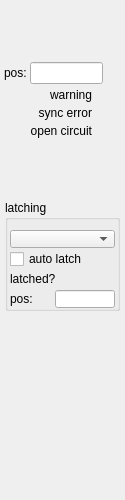
<?xml version="1.0" encoding="UTF-8"?>
<ui version="4.0">
 <class>Form</class>
 <widget class="QWidget" name="Form">
  <property name="geometry">
   <rect>
    <x>0</x>
    <y>0</y>
    <width>125</width>
    <height>500</height>
   </rect>
  </property>
  <property name="windowTitle">
   <string>Form</string>
  </property>
  <widget class="caInclude" name="cainclude">
   <property name="geometry">
    <rect>
     <x>0</x>
     <y>0</y>
     <width>128</width>
     <height>500</height>
    </rect>
   </property>
   <property name="macro">
    <string>IOC=$(IOC),MasterID=$(MasterID),SlaveID=$(SlaveID)</string>
   </property>
   <property name="filename" stdset="0">
    <string notr="true">ecmcE_slave_frame.ui</string>
   </property>
  </widget>
  <widget class="caFrame" name="caframe_2">
   <property name="geometry">
    <rect>
     <x>2</x>
     <y>60</y>
     <width>120</width>
     <height>80</height>
    </rect>
   </property>
   <property name="macro">
    <string notr="true">CH=1,IOC=$(IOC),MasterID=$(MasterID),SlaveID=$(SlaveID),HWType=$(HWType)</string>
   </property>
   <layout class="QGridLayout" name="gridLayout_7">
    <property name="leftMargin">
     <number>2</number>
    </property>
    <property name="topMargin">
     <number>2</number>
    </property>
    <property name="rightMargin">
     <number>2</number>
    </property>
    <property name="bottomMargin">
     <number>2</number>
    </property>
    <property name="spacing">
     <number>2</number>
    </property>
    <item row="0" column="0">
     <layout class="QHBoxLayout" name="horizontalLayout" stretch="1,3,0">
      <item>
       <widget class="caLabel" name="calabel_7">
        <property name="text">
         <string>pos:</string>
        </property>
       </widget>
      </item>
      <item>
       <widget class="caLineEdit" name="calineedit">
        <property name="channel" stdset="0">
         <string notr="true">$(IOC):m$(MasterID)s$(SlaveID)-Enc0$(CH)-PosAct</string>
        </property>
        <property name="background">
         <color alpha="0">
          <red>160</red>
          <green>160</green>
          <blue>164</blue>
         </color>
        </property>
        <property name="colorMode">
         <enum>caLineEdit::Static</enum>
        </property>
        <property name="precisionMode">
         <enum>caLineEdit::User</enum>
        </property>
       </widget>
      </item>
      <item>
       <widget class="caRelatedDisplay" name="carelateddisplay_3">
        <property name="minimumSize">
         <size>
          <width>15</width>
          <height>16</height>
         </size>
        </property>
        <property name="maximumSize">
         <size>
          <width>15</width>
          <height>16</height>
         </size>
        </property>
        <property name="labels">
         <string>&gt;</string>
        </property>
        <property name="files">
         <string>ecmcGraph_v1.ui</string>
        </property>
        <property name="args">
         <string>TITLE=m$(MasterID)s$(SlaveID).Enc01: Actual Position,PV=$(IOC):m$(MasterID)s$(SlaveID)-Enc01-PosAct,IOC=$(IOC)</string>
        </property>
       </widget>
      </item>
     </layout>
    </item>
    <item row="1" column="0">
     <layout class="QGridLayout" name="gridLayout" columnstretch="10,3">
      <property name="spacing">
       <number>2</number>
      </property>
      <item row="1" column="0">
       <widget class="caLabel" name="calabel_4">
        <property name="toolTip">
         <string/>
        </property>
        <property name="text">
         <string>sync error</string>
        </property>
        <property name="textFormat">
         <enum>Qt::PlainText</enum>
        </property>
        <property name="alignment">
         <set>Qt::AlignBottom|Qt::AlignRight|Qt::AlignTrailing</set>
        </property>
       </widget>
      </item>
      <item row="0" column="1">
       <widget class="caLed" name="caled_3">
        <property name="toolTip">
         <string>&lt;html&gt;&lt;head/&gt;&lt;body&gt;&lt;p&gt;E-Bus Power Status&lt;/p&gt;&lt;/body&gt;&lt;/html&gt;</string>
        </property>
        <property name="rectangular">
         <bool>true</bool>
        </property>
        <property name="gradientEnabled">
         <bool>false</bool>
        </property>
        <property name="ledWidth">
         <number>16</number>
        </property>
        <property name="ledHeight">
         <number>16</number>
        </property>
        <property name="channel" stdset="0">
         <string notr="true">$(IOC):m$(MasterID)s$(SlaveID)-Enc0$(CH)-WrnAlrm</string>
        </property>
        <property name="colorMode">
         <enum>caLed::Static</enum>
        </property>
        <property name="falseColor">
         <color>
          <red>170</red>
          <green>0</green>
          <blue>0</blue>
         </color>
        </property>
        <property name="trueColor">
         <color>
          <red>0</red>
          <green>85</green>
          <blue>0</blue>
         </color>
        </property>
        <property name="trueValue">
         <string notr="true">0</string>
        </property>
        <property name="falseValue">
         <string notr="true">1</string>
        </property>
       </widget>
      </item>
      <item row="2" column="1">
       <widget class="caLed" name="caled_5">
        <property name="toolTip">
         <string/>
        </property>
        <property name="rectangular">
         <bool>true</bool>
        </property>
        <property name="gradientEnabled">
         <bool>false</bool>
        </property>
        <property name="ledWidth">
         <number>16</number>
        </property>
        <property name="ledHeight">
         <number>16</number>
        </property>
        <property name="channel" stdset="0">
         <string notr="true">$(IOC):m$(MasterID)s$(SlaveID)-Enc0$(CH)-OpnCrctAlrm</string>
        </property>
        <property name="colorMode">
         <enum>caLed::Static</enum>
        </property>
        <property name="falseColor">
         <color>
          <red>170</red>
          <green>0</green>
          <blue>0</blue>
         </color>
        </property>
        <property name="trueColor">
         <color>
          <red>0</red>
          <green>85</green>
          <blue>0</blue>
         </color>
        </property>
        <property name="trueValue">
         <string notr="true">0</string>
        </property>
        <property name="falseValue">
         <string notr="true">1</string>
        </property>
       </widget>
      </item>
      <item row="2" column="0">
       <widget class="caLabel" name="calabel_6">
        <property name="toolTip">
         <string/>
        </property>
        <property name="text">
         <string>open circuit</string>
        </property>
        <property name="textFormat">
         <enum>Qt::PlainText</enum>
        </property>
        <property name="alignment">
         <set>Qt::AlignBottom|Qt::AlignRight|Qt::AlignTrailing</set>
        </property>
       </widget>
      </item>
      <item row="0" column="0">
       <widget class="caLabel" name="calabel_5">
        <property name="toolTip">
         <string/>
        </property>
        <property name="text">
         <string>warning</string>
        </property>
        <property name="textFormat">
         <enum>Qt::PlainText</enum>
        </property>
        <property name="alignment">
         <set>Qt::AlignBottom|Qt::AlignRight|Qt::AlignTrailing</set>
        </property>
       </widget>
      </item>
      <item row="1" column="1">
       <widget class="caLed" name="caled_4">
        <property name="toolTip">
         <string/>
        </property>
        <property name="rectangular">
         <bool>true</bool>
        </property>
        <property name="gradientEnabled">
         <bool>false</bool>
        </property>
        <property name="ledWidth">
         <number>16</number>
        </property>
        <property name="ledHeight">
         <number>16</number>
        </property>
        <property name="channel" stdset="0">
         <string notr="true">$(IOC):m$(MasterID)s$(SlaveID)-Enc0$(CH)-SyncErrAlrm</string>
        </property>
        <property name="colorMode">
         <enum>caLed::Static</enum>
        </property>
        <property name="falseColor">
         <color>
          <red>170</red>
          <green>0</green>
          <blue>0</blue>
         </color>
        </property>
        <property name="trueColor">
         <color>
          <red>0</red>
          <green>85</green>
          <blue>0</blue>
         </color>
        </property>
        <property name="trueValue">
         <string notr="true">0</string>
        </property>
        <property name="falseValue">
         <string notr="true">1</string>
        </property>
       </widget>
      </item>
     </layout>
    </item>
   </layout>
  </widget>
  <widget class="QGroupBox" name="groupBox">
   <property name="geometry">
    <rect>
     <x>5</x>
     <y>200</y>
     <width>115</width>
     <height>111</height>
    </rect>
   </property>
   <property name="title">
    <string>latching</string>
   </property>
   <widget class="caToggleButton" name="catogglebutton">
    <property name="geometry">
     <rect>
      <x>5</x>
      <y>50</y>
      <width>105</width>
      <height>18</height>
     </rect>
    </property>
    <property name="text">
     <string>auto latch</string>
    </property>
    <property name="channel" stdset="0">
     <string notr="true">$(IOC):m$(MasterID)s$(SlaveID)-Enc01-LtchAutRstSp</string>
    </property>
    <property name="trueValue">
     <string>1</string>
    </property>
   </widget>
   <widget class="caMenu" name="camenu">
    <property name="geometry">
     <rect>
      <x>5</x>
      <y>30</y>
      <width>105</width>
      <height>18</height>
     </rect>
    </property>
    <property name="channel" stdset="0">
     <string notr="true">$(IOC):m$(MasterID)s$(SlaveID)-Enc01-LtchCmd</string>
    </property>
   </widget>
   <widget class="caLabel" name="calabel_9">
    <property name="geometry">
     <rect>
      <x>5</x>
      <y>70</y>
      <width>75</width>
      <height>18</height>
     </rect>
    </property>
    <property name="toolTip">
     <string>&lt;html&gt;&lt;head/&gt;&lt;body&gt;&lt;p&gt;E-Bus Power Status&lt;/p&gt;&lt;/body&gt;&lt;/html&gt;</string>
    </property>
    <property name="text">
     <string>latched?</string>
    </property>
    <property name="alignment">
     <set>Qt::AlignLeading|Qt::AlignLeft|Qt::AlignVCenter</set>
    </property>
   </widget>
   <widget class="caLed" name="caled_7">
    <property name="geometry">
     <rect>
      <x>90</x>
      <y>70</y>
      <width>22</width>
      <height>18</height>
     </rect>
    </property>
    <property name="toolTip">
     <string>&lt;html&gt;&lt;head/&gt;&lt;body&gt;&lt;p&gt;E-Bus Power Status&lt;/p&gt;&lt;/body&gt;&lt;/html&gt;</string>
    </property>
    <property name="rectangular">
     <bool>true</bool>
    </property>
    <property name="gradientEnabled">
     <bool>false</bool>
    </property>
    <property name="ledWidth">
     <number>16</number>
    </property>
    <property name="ledHeight">
     <number>16</number>
    </property>
    <property name="channel" stdset="0">
     <string notr="true">$(IOC):m$(MasterID)s$(SlaveID)-Enc01-ExtLtchOK</string>
    </property>
    <property name="colorMode">
     <enum>caLed::Static</enum>
    </property>
    <property name="falseColor">
     <color>
      <red>170</red>
      <green>0</green>
      <blue>0</blue>
     </color>
    </property>
    <property name="trueColor">
     <color>
      <red>0</red>
      <green>85</green>
      <blue>0</blue>
     </color>
    </property>
    <property name="trueValue">
     <string notr="true">1</string>
    </property>
    <property name="falseValue">
     <string notr="true">0</string>
    </property>
   </widget>
   <widget class="caLineEdit" name="calineedit_2">
    <property name="geometry">
     <rect>
      <x>50</x>
      <y>90</y>
      <width>60</width>
      <height>18</height>
     </rect>
    </property>
    <property name="channel" stdset="0">
     <string notr="true">$(IOC):m$(MasterID)s$(SlaveID)-Enc01-ExtLtchOK</string>
    </property>
    <property name="background">
     <color alpha="0">
      <red>160</red>
      <green>160</green>
      <blue>164</blue>
     </color>
    </property>
    <property name="colorMode">
     <enum>caLineEdit::Static</enum>
    </property>
    <property name="precisionMode">
     <enum>caLineEdit::User</enum>
    </property>
   </widget>
   <widget class="caLabel" name="calabel_8">
    <property name="geometry">
     <rect>
      <x>5</x>
      <y>90</y>
      <width>40</width>
      <height>18</height>
     </rect>
    </property>
    <property name="text">
     <string>pos:</string>
    </property>
    <property name="alignment">
     <set>Qt::AlignLeading|Qt::AlignLeft|Qt::AlignVCenter</set>
    </property>
   </widget>
  </widget>
 </widget>
 <customwidgets>
  <customwidget>
   <class>caMenu</class>
   <extends>QComboBox</extends>
   <header>caMenu</header>
  </customwidget>
  <customwidget>
   <class>caRelatedDisplay</class>
   <extends>QWidget</extends>
   <header>caRelatedDisplay</header>
  </customwidget>
  <customwidget>
   <class>caToggleButton</class>
   <extends>QCheckBox</extends>
   <header>caToggleButton</header>
  </customwidget>
  <customwidget>
   <class>caFrame</class>
   <extends>QFrame</extends>
   <header>caFrame</header>
   <container>1</container>
  </customwidget>
  <customwidget>
   <class>caLabel</class>
   <extends>QLabel</extends>
   <header>caLabel</header>
  </customwidget>
  <customwidget>
   <class>caInclude</class>
   <extends>QWidget</extends>
   <header>caInclude</header>
  </customwidget>
  <customwidget>
   <class>caLed</class>
   <extends>QWidget</extends>
   <header>caLed</header>
  </customwidget>
  <customwidget>
   <class>caLineEdit</class>
   <extends>QLineEdit</extends>
   <header>caLineEdit</header>
  </customwidget>
 </customwidgets>
 <resources/>
 <connections/>
</ui>
